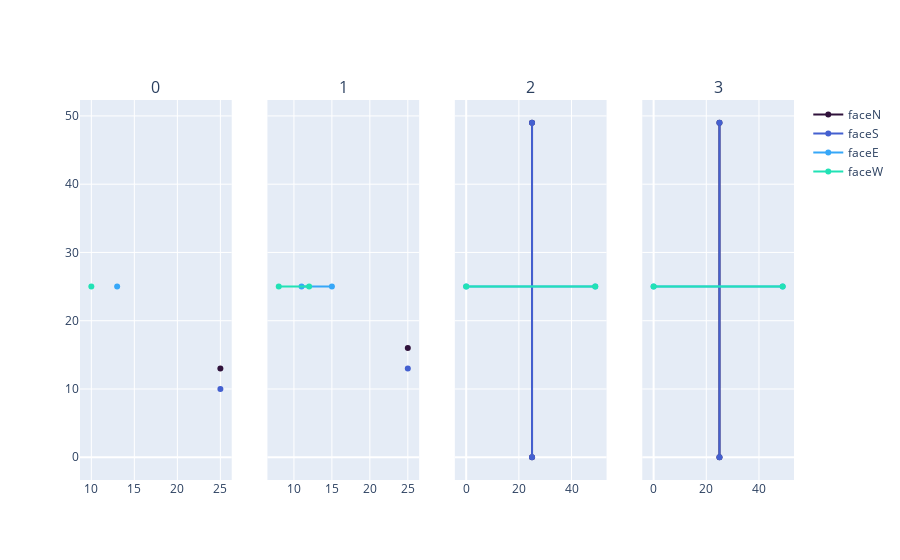

The notebook cell saved with this chart:
### Code cell
s.step_through_problem()
show_solution_step(s)

### Figure 1 — Plotly figure (JSON) as saved in the notebook; plotly's stock layout.template omitted (floating-point values rounded to 4 significant figures)
{"data": [{"marker": {"color": "rgb(48, 18, 59)"}, "name": "faceN", "showlegend": true, "type": "scatter", "x": [25], "xaxis": "x", "y": [13], "yaxis": "y"}, {"marker": {"color": "rgb(68, 96, 208)"}, "name": "faceS", "showlegend": true, "type": "scatter", "x": [25], "xaxis": "x", "y": [10], "yaxis": "y"}, {"marker": {"color": "rgb(54, 167, 248)"}, "name": "faceE", "showlegend": true, "type": "scatter", "x": [13], "xaxis": "x", "y": [25], "yaxis": "y"}, {"marker": {"color": "rgb(33, 226, 181)"}, "name": "faceW", "showlegend": true, "type": "scatter", "x": [10], "xaxis": "x", "y": [25], "yaxis": "y"}, {"marker": {"color": "rgb(48, 18, 59)"}, "name": "faceN", "showlegend": false, "type": "scatter", "x": [25], "xaxis": "x2", "y": [16], "yaxis": "y2"}, {"marker": {"color": "rgb(68, 96, 208)"}, "name": "faceS", "showlegend": false, "type": "scatter", "x": [25], "xaxis": "x2", "y": [13], "yaxis": "y2"}, {"marker": {"color": "rgb(54, 167, 248)"}, "name": "faceE", "showlegend": false, "type": "scatter", "x": [11, 15], "xaxis": "x2", "y": [25, 25], "yaxis": "y2"}, {"marker": {"color": "rgb(33, 226, 181)"}, "name": "faceW", "showlegend": false, "type": "scatter", "x": [8, 12], "xaxis": "x2", "y": [25, 25], "yaxis": "y2"}, {"marker": {"color": "rgb(48, 18, 59)"}, "name": "faceN", "showlegend": false, "type": "scatter", "x": [25, 25], "xaxis": "x3", "y": [0, 49], "yaxis": "y3"}, {"marker": {"color": "rgb(68, 96, 208)"}, "name": "faceS", "showlegend": false, "type": "scatter", "x": [25, 25], "xaxis": "x3", "y": [0, 49], "yaxis": "y3"}, {"marker": {"color": "rgb(54, 167, 248)"}, "name": "faceE", "showlegend": false, "type": "scatter", "x": [0, 49], "xaxis": "x3", "y": [25, 25], "yaxis": "y3"}, {"marker": {"color": "rgb(33, 226, 181)"}, "name": "faceW", "showlegend": false, "type": "scatter", "x": [0, 49], "xaxis": "x3", "y": [25, 25], "yaxis": "y3"}, {"marker": {"color": "rgb(48, 18, 59)"}, "name": "faceN", "showlegend": false, "type": "scatter", "x": [25, 25], "xaxis": "x4", "y": [0, 49], "yaxis": "y4"}, {"marker": {"color": "rgb(68, 96, 208)"}, "name": "faceS", "showlegend": false, "type": "scatter", "x": [25, 25], "xaxis": "x4", "y": [0, 49], "yaxis": "y4"}, {"marker": {"color": "rgb(54, 167, 248)"}, "name": "faceE", "showlegend": false, "type": "scatter", "x": [0, 49], "xaxis": "x4", "y": [25, 25], "yaxis": "y4"}, {"marker": {"color": "rgb(33, 226, 181)"}, "name": "faceW", "showlegend": false, "type": "scatter", "x": [0, 49], "xaxis": "x4", "y": [25, 25], "yaxis": "y4"}], "layout": {"annotations": [{"font": {"size": 16}, "showarrow": false, "text": "0", "x": 0.1062, "xanchor": "center", "xref": "paper", "y": 1, "yanchor": "bottom", "yref": "paper"}, {"font": {"size": 16}, "showarrow": false, "text": "1", "x": 0.3688, "xanchor": "center", "xref": "paper", "y": 1, "yanchor": "bottom", "yref": "paper"}, {"font": {"size": 16}, "showarrow": false, "text": "2", "x": 0.6313, "xanchor": "center", "xref": "paper", "y": 1, "yanchor": "bottom", "yref": "paper"}, {"font": {"size": 16}, "showarrow": false, "text": "3", "x": 0.8938, "xanchor": "center", "xref": "paper", "y": 1, "yanchor": "bottom", "yref": "paper"}], "xaxis": {"anchor": "y", "domain": [0, 0.2125]}, "xaxis2": {"anchor": "y2", "domain": [0.2625, 0.475]}, "xaxis3": {"anchor": "y3", "domain": [0.525, 0.7375]}, "xaxis4": {"anchor": "y4", "domain": [0.7875, 1]}, "yaxis": {"anchor": "x", "domain": [0, 1]}, "yaxis2": {"anchor": "x2", "domain": [0, 1], "matches": "y", "showticklabels": false}, "yaxis3": {"anchor": "x3", "domain": [0, 1], "matches": "y", "showticklabels": false}, "yaxis4": {"anchor": "x4", "domain": [0, 1], "matches": "y", "showticklabels": false}}}
